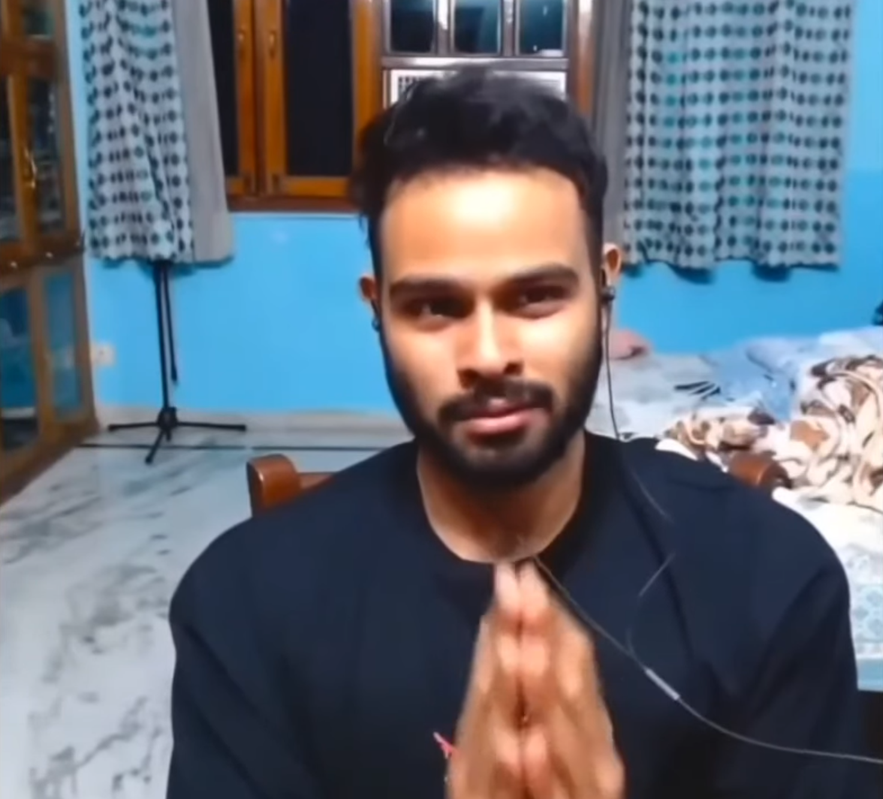
#> input picture bala.png, 883 x 799 px, shrunk from 1176 x 1064 before the run
$ python edge.py
#> lines starting #> are read from the running program, lines starting #| are printed output that depends on the picture; after the words box and inside, x2 and y2 are one past the last pixel; in counts of white or black regions, pixels touching at a corner belong together
import os
import cv2
import numpy as np

img = cv2.imread("bala.png")
#> img is the input picture: shape (799, 883, 3); mean B, G, R 117.1, 106.3, 98.7
img_edge = cv2.Canny(img, 100, 200)
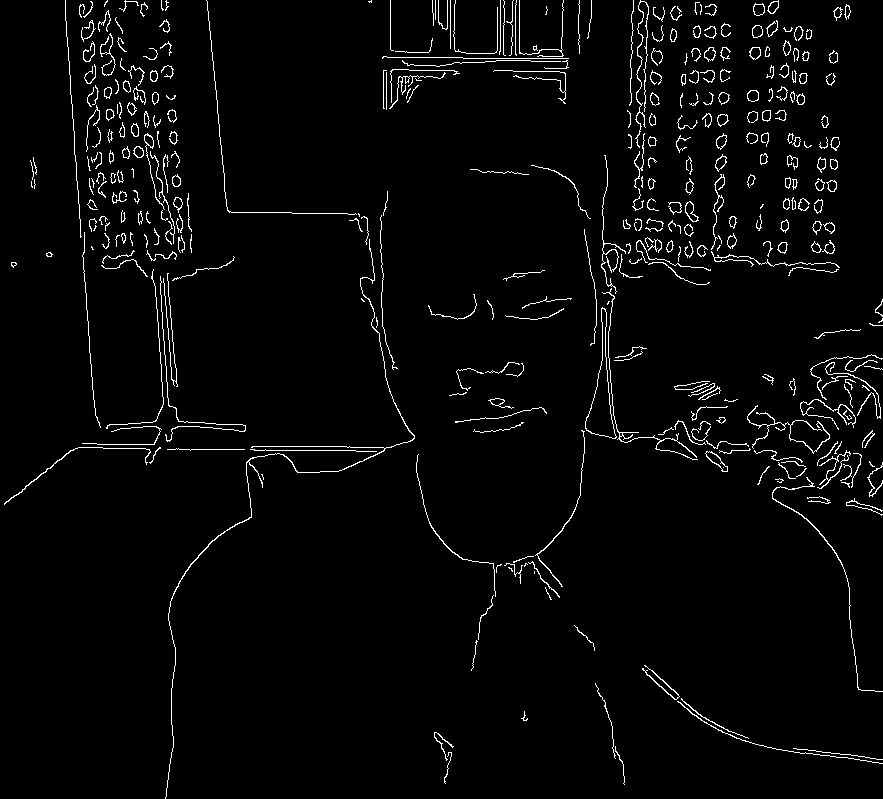
#> img_edge: shape (799, 883); 2.9% white in thin lines or dots

img_dil = cv2.dilate(img_edge , np.ones((5,5), dtype=np.uint8))
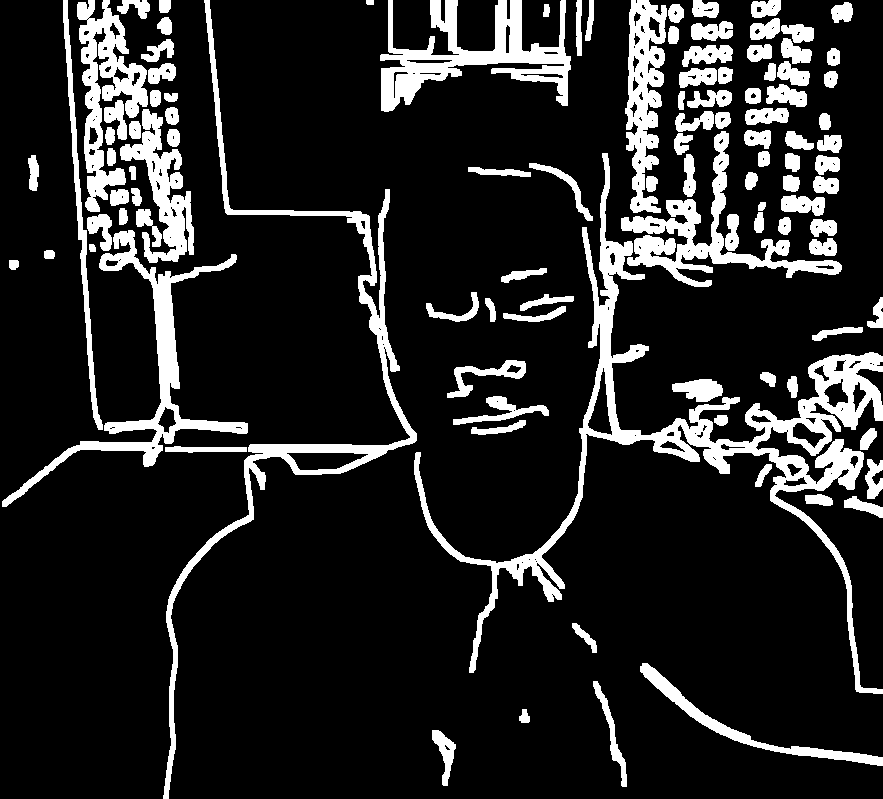
#> img_dil: shape (799, 883); 14.7% white; 107 white regions, largest, box (x1, y1, x2, y2) and area: (414, 153, 883, 694) 21170, (163, 0, 417, 799) 9421, (380, 0, 571, 112) 8113
img_erode = cv2.erode(img_edge , np.ones((5,5), dtype=np.uint8))
#> img_erode: shape (799, 883); every value is 0


cv2.imshow ('img_edge', img_edge)
cv2.imshow ('img_dil', img_dil)
cv2.imshow ('img_erode', img_erode)

cv2.waitKey(0)
cv2.destroyAllWindows()
